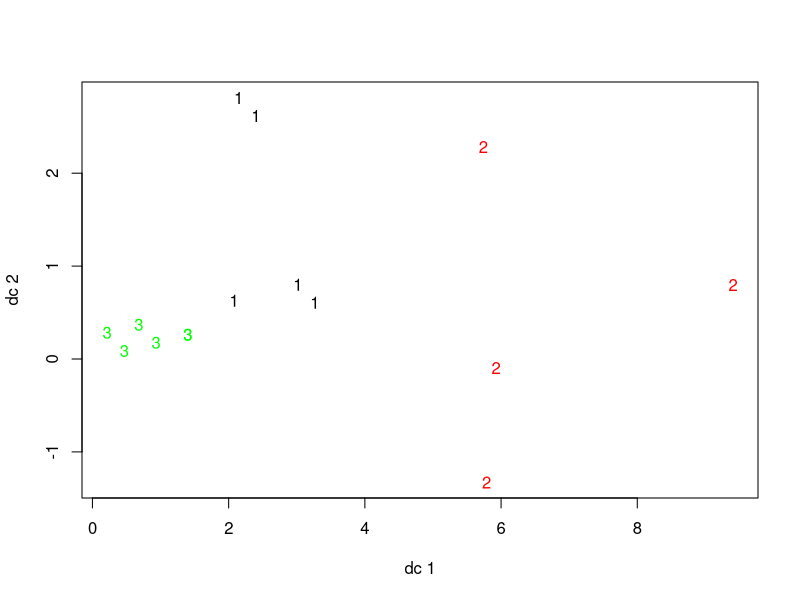
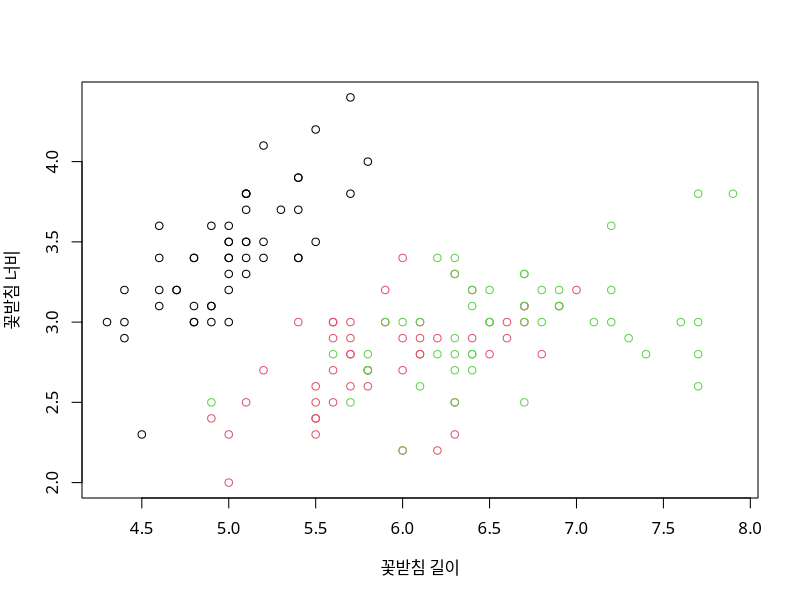
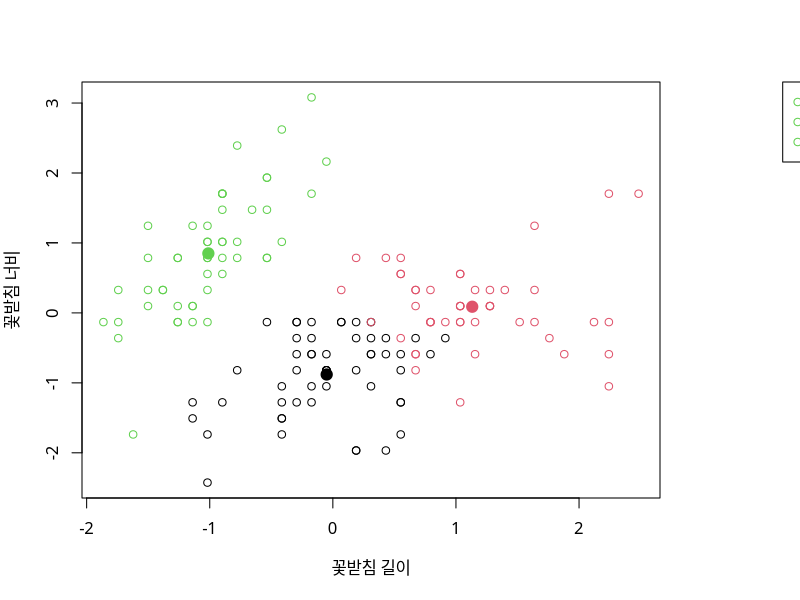
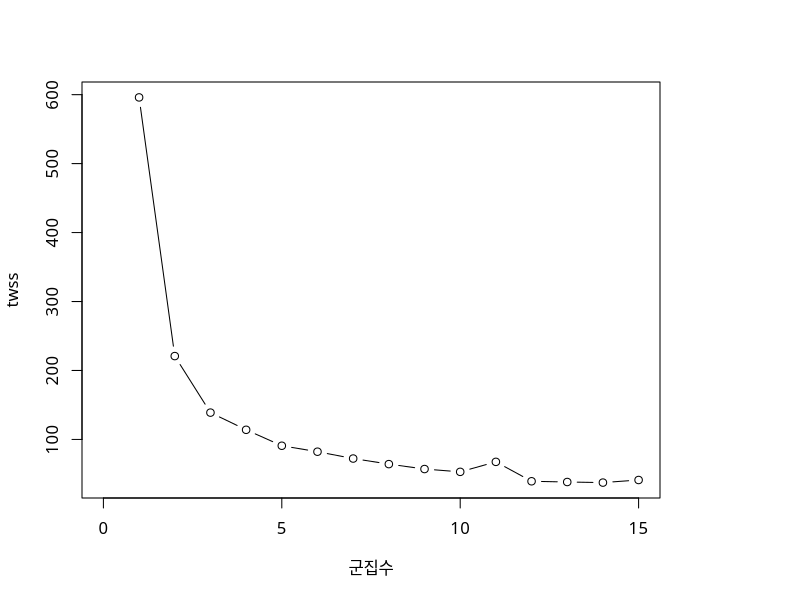

Reproduce these figures in R, in order.
##14-2 : 군집분석
member<-data.frame(spent= c(10, 1, 1, 17, 4, 6, 1, 15, 22, 3, 0, 3, 7, 0, 2),
                   time= c(15, 2, 10, 7, 5, 7, 1, 10, 18, 3, 1, 3, 7, 10, 2)) #데이터
result<-kmeans(member,3) #3개의 군집
result

install.packages("fpc")
library(fpc)
plotcluster(member, result$cluster, color=TRUE, shade=TRUE) #표 만들기

result$withinss #응집도
result$cluster #어느 클러스터에 속해있는지
result$centers #각 클러스터의 센터가 어떻게 되는지
result$totss #총 sum of square
result$tot.withinss #withiness의 총합
result$betweenss #다른 클러스터간 얼마나 떨어져 있는지
result$size #각 클러스터에 속한 데이터 갯수
result$iter #얼마나 반복을 했는지

member$cluster<-result$cluster
aggregate(data= member, spent~cluster, mean)
aggregate(data= member, spent~cluster, max)

##14-3 : 군집분석 실습
#1단계: 데이터 읽기
iris #데이터
#1단계: 분포 파악 
plot(iris$Sepal.Length, iris$Sepal.Width,
     xlab = "꽃받침 길이", ylab = "꽃받침 너비",
     col= as.numeric(factor(iris$Species)), family="AppleGothic") #꽃받침의 길이와 너비 간 산포도 출력. 종을 요인으로 인식함.
#2단계: 데이터 표준화
data.scaled<-as.data.frame(scale(iris[,-5], center = TRUE,
                                 scale = TRUE)) #1~4열에 해당하는 데이터의 편차 표준화(5열 제외)
head(data.scaled)
#3단계: 군집화
kc<-kmeans(data.scaled, 3) #군집화 
kc #군집화 결과
kc$cluster #각 종의 군집
kc$center #군집 중심
kc$withinss #WSS
kc$tot.withinss #TSS 
#4단계: 군집화 결과 출력
par(mar = c(5.1, 4.1, 4.1, 7)) #그래프 바깥 영역의 마진 크기
plot(data.scaled[,1], data.scaled[,2],
     xlab = "꽃받침 길이", ylab = "꽃받침 너비",
     pch = 21, col = kc$cluster, family="AppleGothic") #꽃받침의 길이와 너비의 산포도. 기호:모양(21), 색(군집번호)
legend("topright", legend = levels(iris$Species),
       pch = 21, col = kc$cluster,
       xpd = TRUE, inset = c(-0.4, 0)) #범례의 위치
points(kc$centers,
       pch = 19, cex = 1.5, col = rownames(kc$centers)) #군집 중심. 기호: 모양(19), 크기(1.5배)
#정확도
table(kc$cluster, iris[,5])
#0단계: 군집 수의 변화에 따른 TWSS의 변화
twss<-NULL
for(i in 1:15){kc<-kmeans(data.scaled, centers = i)
twss<-c(twss, kc$tot.withinss)}
plot(1:15, twss,
     xlim = c(0, 15), type = "b",
     xlab = "군집수", ylab = "twss", family = "AppleGothic")
